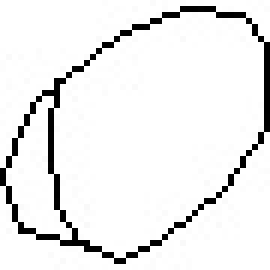
#> input picture extracted_images/0/0_1306.jpg, 45 x 45 px, given as the content of the folder extracted_images/-, which was not available (shown 6 times larger)
$ python data.py
#> lines starting #> are read from the running program, lines starting #| are printed output that depends on the picture; after the words box and inside, x2 and y2 are one past the last pixel; in counts of white or black regions, pixels touching at a corner belong together; pictures that were not available may be replaced by others from this repository, and a replacement may not be noted

import numpy as np
import cv2
from PIL import Image
from matplotlib import pyplot as plt
import os
from os import listdir
from os.path import isfile, join
import pandas as pd

def pull_img(folder):
#> called with folder = '-'
    img_list=[]
    for pic in os.listdir(join('extracted_images',folder)):
        #cv2.namedWindow("output", cv2.WINDOW_NORMAL)
        p=cv2.imread(os.path.join('extracted_images',folder, pic), cv2.IMREAD_GRAYSCALE)
#> p is the input picture: shape (45, 45); min 0, max 255, mean 236.3
        p=~p
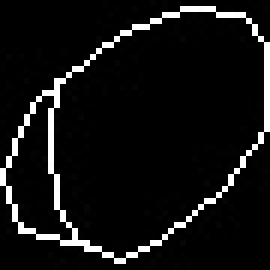
#> p: shape (45, 45) (shown 6 times larger); min 0, max 255, mean 18.7
        r, bw_img = cv2.threshold(p,127,255,cv2.THRESH_BINARY)
#> bw_img: shape (45, 45); 7.2% white in thin lines or dots
        c,r=cv2.findContours(bw_img,cv2.RETR_EXTERNAL,cv2.CHAIN_APPROX_NONE)
#> c = 1 contour; box (x1, y1, x2, y2) and area: (0, 1, 45, 44) 1258; r = [[-1, -1, -1, -1]]
        cnt=sorted(c, key=lambda ctr: cv2.boundingRect(ctr)[0])
#> cnt has the same summary as c
        w=28
        h=28
        maxi=0
        for q in cnt:
            x,y,h,w = cv2.boundingRect(q)
            if max(w*h,maxi)==w*h:
                x_m = x
                y_m = y
                w_m = w
                h_m = h
#> this loop made 1 pass
#> (x, y, h, w, x_m, y_m, w_m, h_m) on pass 1: (0, 1, 45, 43, 0, 1, 43, 45)
        pic2 = bw_img[y_m:y_m+h_m+10,x_m:x_m+w_m+10]
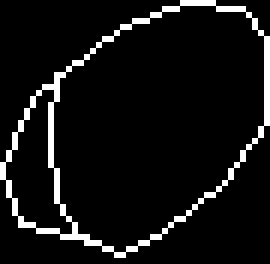
#> pic2: shape (44, 45) (shown 6 times larger); 7.4% white in thin lines or dots
        pic2 = cv2.resize(pic2,(28,28))
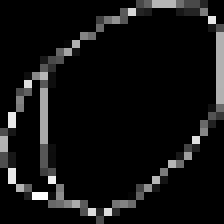
#> pic2: shape (28, 28) (shown 8 times larger); min 0, max 255, mean 18.3
        pic2 = np.reshape(pic2,(784,1))
#> pic2 = 784 values, max 255 at index 676, min 0 at index 0, mean 18.27
        img_list.append(pic2)
    return img_list

data=pull_img('-')
#> data = 1 item
for i in range(0,len(data)):
    data[i]=np.append(data[i],['-'])
#> this loop made 1 pass

datap=pull_img('+')
#> the loop in pull_img (call 2), `for q in cnt:` made 1 pass
#> datap = 1 item
for i in range(0,len(datap)):
    datap[i]=np.append(datap[i],['+'])
datat=pull_img('times')
#> datat = 1 item
for i in range(0,len(datat)):
    datat[i]=np.append(datat[i],['*'])

data1=pull_img('1')
#> data1 = 1 item
for i in range(0,len(data1)):
    data1[i]=np.append(data1[i],['1'])

data2=pull_img('2')
#> data2 = 1 item
for i in range(0,len(data2)):
    data2[i]=np.append(data2[i],['2'])
data3=pull_img('3')
#> data3 = 1 item
for i in range(0,len(data3)):
    data3[i]=np.append(data3[i],['3'])
data4=pull_img('4')
#> data4 = 1 item
for i in range(0,len(data4)):
    data4[i]=np.append(data4[i],['4'])
data5=pull_img('5')
#> data5 = 1 item
for i in range(0,len(data5)):
    data5[i]=np.append(data5[i],['5'])
data6=pull_img('6')
#> data6 = 1 item
for i in range(0,len(data6)):
    data6[i]=np.append(data6[i],['6'])
data7=pull_img('7')
#> data7 = 1 item
for i in range(0,len(data7)):
    data7[i]=np.append(data7[i],['7'])
data8=pull_img('8')
#> data8 = 1 item
for i in range(0,len(data8)):
    data8[i]=np.append(data8[i],['8'])
data9=pull_img('9')
#> data9 = 1 item
for i in range(0,len(data9)):
    data9[i]=np.append(data9[i],['9'])

data = np.concatenate((data,datat,datap,data1,data2,data3,data4,data5,data6,data7,data8,data9))
pd.DataFrame(data,index=None).to_csv('processed.csv',index=False)
